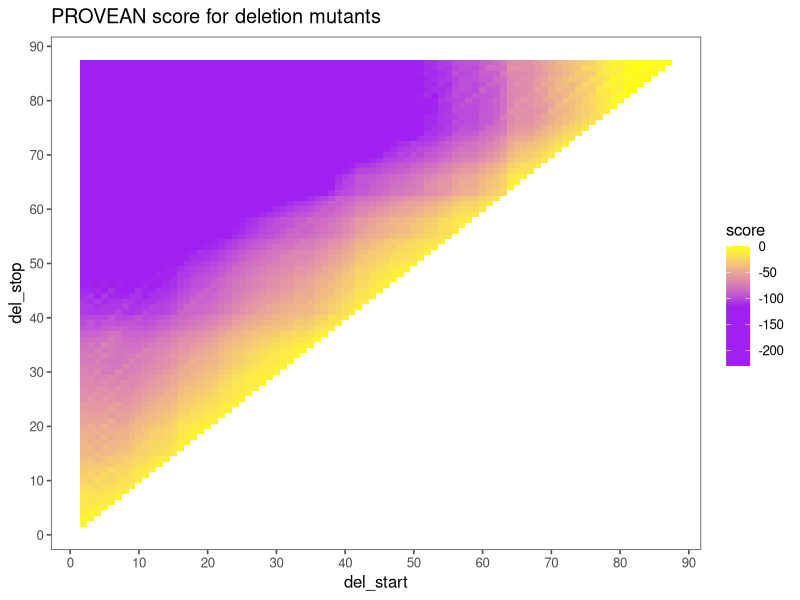
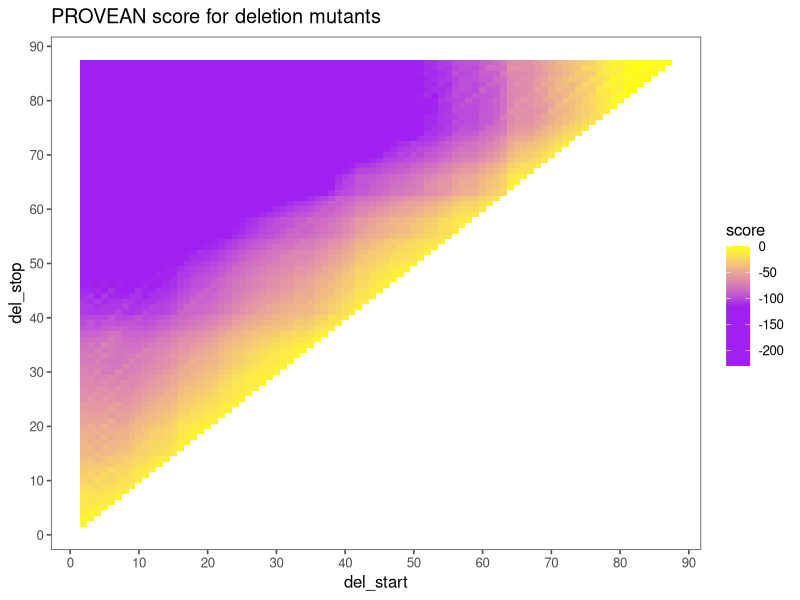

Source code (R) for these figures, in order:
#!/usr/bin/env Rscript

library(data.table)
library(ggplot2)
library(ggthemes)

dat <- fread('provean-out.txt', skip='# VARIATION')
setnames(dat, c('var','score'))

dat[, var := gsub('del','', var)]
dat[, var := gsub('[A-Z]','', var)]

dat[, c('del_start','del_stop') := tstrsplit(var, split='_')]
dat[is.na(del_stop), del_stop := del_start]
dat[, del_start := as.numeric(del_start)]
dat[, del_stop := as.numeric(del_stop)]



g.dels <- ggplot(dat[del_start>1], aes(x = del_start, y = del_stop, fill = score)) +
  geom_tile() +  
  scale_fill_gradientn(colors = c("#a020f0", "#a020f0", "#ffff00")) +
  scale_x_continuous(breaks = seq(0,90,10)) +
  scale_y_continuous(breaks =seq(0,90,10)) +
  theme_few() +
  labs(title='PROVEAN score for deletion mutants')

ggsave(g.dels, file='provean-deletions.png', width=20, height=20, units='cm')
ggsave(g.dels, file='provean-deletions.pdf', width=20, height=20, units='cm')